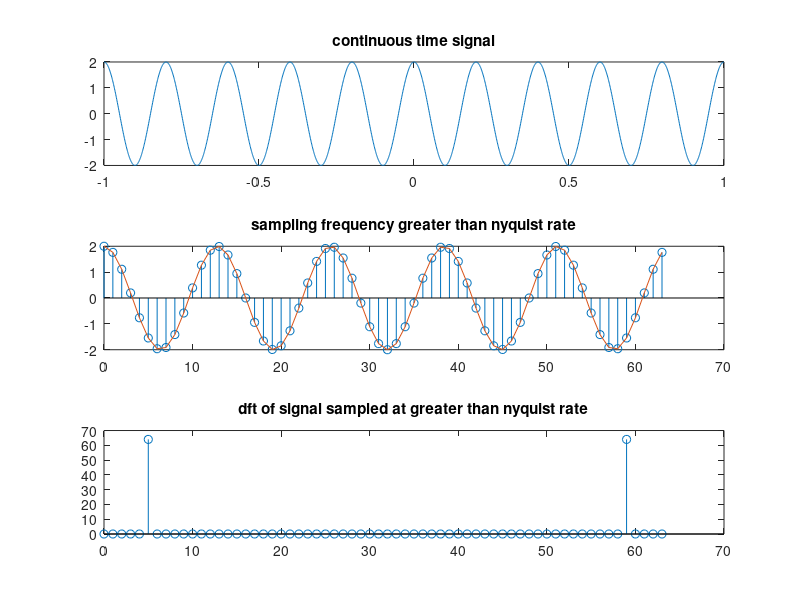
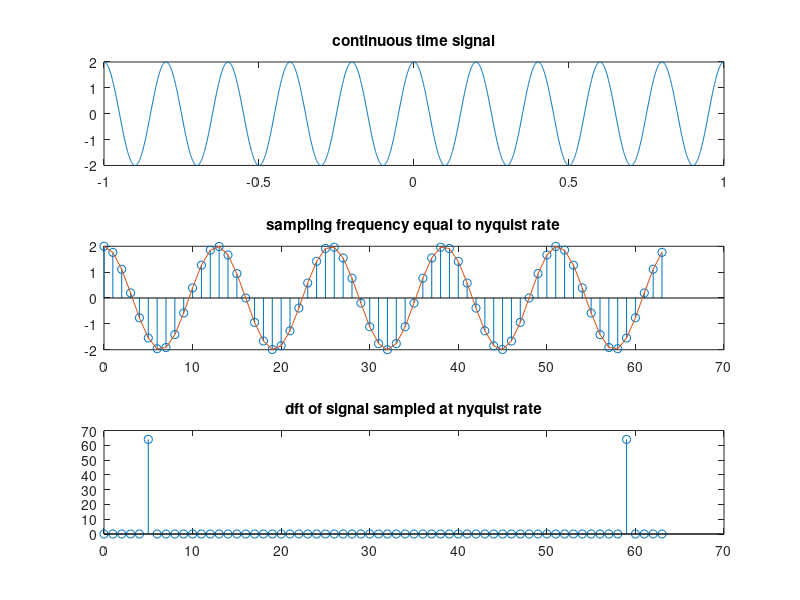
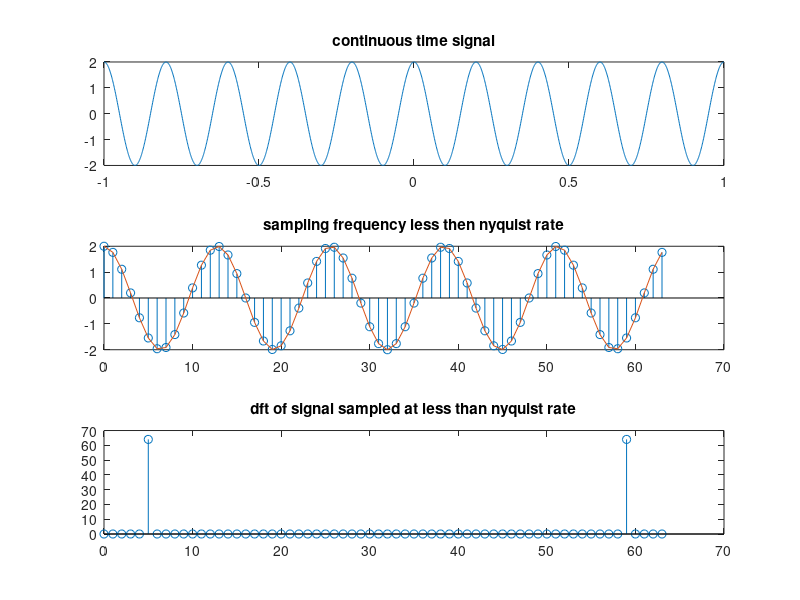

MATLAB code to generate these figures, in order:
% sampling theorem verification for multitone signal
close all;clc;clear all;
t=-1:0.001:1;
% fm must be less than 64
% Case_1 : fs>2fm (hence consider fm1 and fm2 <32 )
fm1=input('enter the frequency of first continuous time signal=');
fm2=input('enter the frequency of second continuous time signal=');
x=cos(2*pi*fm1*t)+cos(2*pi*fm2*t); % continuous time signal
subplot(311);
plot(t,x);
title('continuous time signal')
fs=64;n=0:63;
xn1=cos(2*pi*n*fm1/fs)+cos(2*pi*n*fm2/fs);
xm1=abs(fft(xn1,length(n)));
subplot(312)
stem(n,xn1); % to observe the samples of discrete signal
hold on;
plot(n,xn1);
title('sampling frequency greater than nyquist rate');
subplot(313);
stem(n,xm1);
title('dft of signal sampled at greater than nyquist rate');

% Case_2 : fs=2fm (hence consider fm1<32 and fm2=32)
fm1=input('enter the frequency of first continuous time signal=');
fm2=input('enter the frequency of second continuous time signal=');
x=cos(2*pi*fm1*t)+cos(2*pi*fm2*t); % continuous time signal
figure;
subplot(311);
plot(t,x);
title('continuous time signal')
xn2=cos(2*pi*n*fm1/fs)+cos(2*pi*n*fm2/fs);
xm2=abs(fft(xn2,length(n)));
subplot(312)
stem(n,xn2); % to observe the samples of discrete signal
hold on;
plot(n,xn2);
title('sampling frequency equal to nyquist rate')
subplot(313);
stem(n,xm2)
title('dft of signal sampled at nyquist rate')

% Case_3: fs<2fm ( hence consider both fm1 and fm2 > 32)
fm1=input('enter the frequency of first continuous time signal=');
fm2=input('enter the frequency of second continuous time signal=');
x=cos(2*pi*fm1*t)+cos(2*pi*fm2*t); % continuous time signal
figure;
subplot(311);
plot(t,x);
title('continuous time signal')
xn3=cos(2*pi*n*fm1/fs)+cos(2*pi*n*fm2/fs);
xm3=abs(fft(xn3,length(n)));
subplot(312)
stem(n,xn3); % to observe the samples of discrete signal
hold on;
plot(n,xn3);
title('sampling frequency less then nyquist rate')
subplot(313);
stem(n,xm3)
title('dft of signal sampled at less than nyquist rate');

